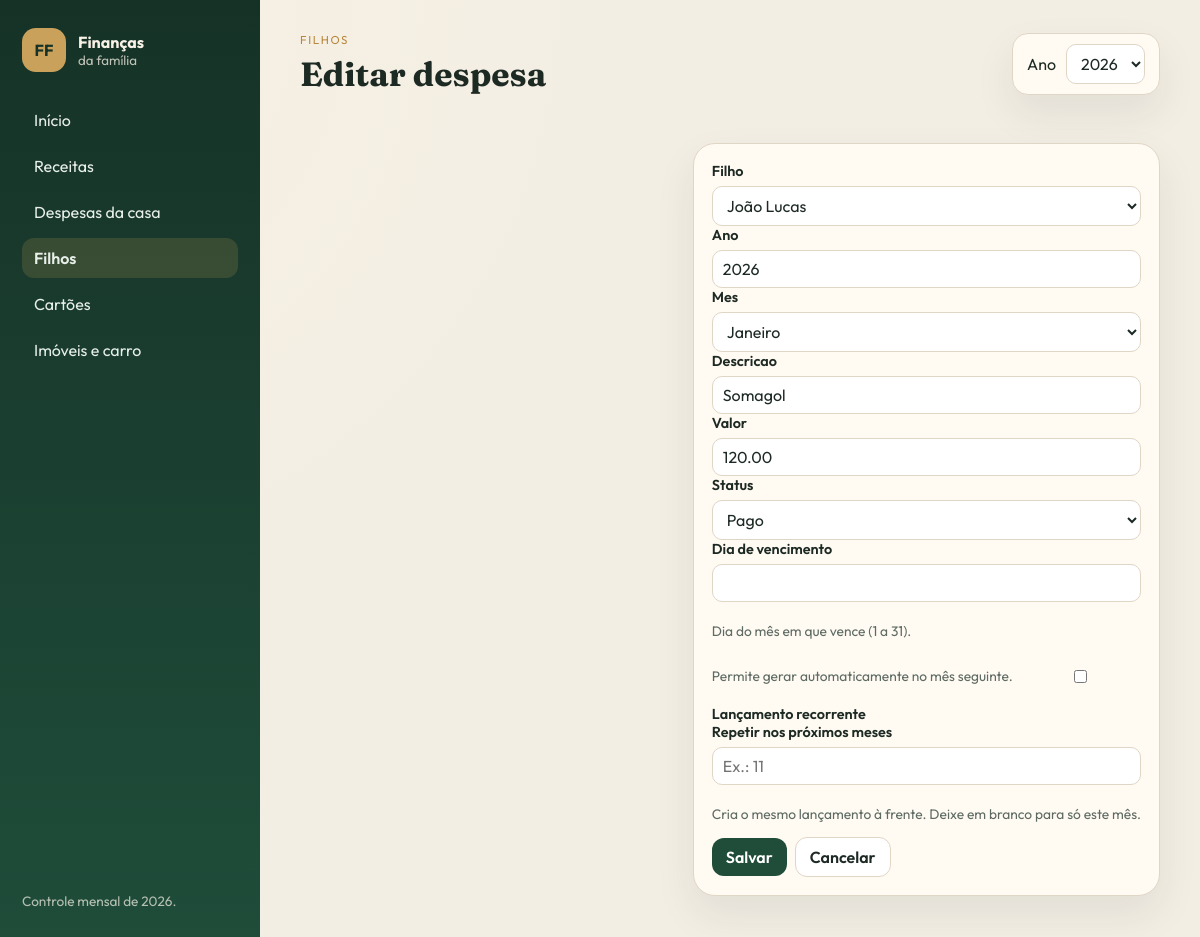
The page /filhos/3/editar/ on the database its author committed.
### filhos/models.py (models this page shows, shortened)
class DespesaFilho(models.Model):
    filho = models.ForeignKey(Filho, on_delete=models.CASCADE, related_name='despesas')
    ano = models.PositiveIntegerField(default=ANO_PADRAO)
    mes = models.PositiveSmallIntegerField(choices=MESES)
    descricao = models.CharField(max_length=120)
    valor = models.DecimalField(max_digits=12, decimal_places=2, default=0)
    status = models.CharField(
        max_length=20,
        choices=STATUS_CHOICES,
        default=STATUS_ABERTO,
    )
    dia_vencimento = models.PositiveSmallIntegerField(
        null=True,
        blank=True,
        verbose_name='Dia de vencimento',
        help_text='Dia do mês em que vence (1 a 31).',
    )
    recorrente = models.BooleanField(
        default=False,
        verbose_name='Lançamento recorrente',
        help_text='Permite gerar automaticamente no mês seguinte.',
    )
    item_fatura = models.ForeignKey(
        'cartoes.ItemFatura',
        null=True,
        blank=True,
        on_delete=models.SET_NULL,
        related_name='despesas_filhos',
    )
    class Meta:
        ordering = ['ano', 'mes', 'filho__nome', 'descricao']
        verbose_name = 'Despesa do filho'
        verbose_name_plural = 'Despesas dos filhos'

### filhos/views.py (the view, shortened to what this page needs)
# urls.py: path('<int:pk>/editar/', views.DespesaFilhoUpdateView.as_view(), name='editar'),
class DespesaFilhoUpdateView(RedirectFiltrosMixin, UpdateView):
    model = DespesaFilho
    form_class = DespesaFilhoForm
    template_name = 'filhos/form.html'
    lista_url = 'filhos:lista'

### filhos/forms.py
class DespesaFilhoForm(RecorrenciaFormMixin, forms.ModelForm):
    class Meta:
        model = DespesaFilho
        fields = ['filho', 'ano', 'mes', 'descricao', 'valor', 'status', 'dia_vencimento', 'recorrente']
        widgets = {
            'filho': forms.Select(attrs={'class': 'form-select'}),
            'ano': forms.NumberInput(attrs={'class': 'form-control', 'min': 2020}),
            'mes': forms.Select(attrs={'class': 'form-select'}),
            'descricao': forms.TextInput(attrs={'class': 'form-control'}),
            'valor': forms.NumberInput(attrs={'class': 'form-control', 'step': '0.01'}),
            'status': forms.Select(attrs={'class': 'form-select'}),
            'dia_vencimento': forms.NumberInput(attrs={'class': 'form-control', 'min': 1, 'max': 31}),
            'recorrente': forms.CheckboxInput(attrs={'class': 'form-check'}),
        }
    field_order = [
        'filho', 'ano', 'mes', 'descricao', 'valor', 'status',
        'dia_vencimento', 'recorrente', 'repetir_meses',
    ]

### filhos/models.py (called while the page is built)
    def __str__(self):
        return self.nome

### inicio/context_processors.py (called while the page is built)
def _anos_disponiveis(ano_selecionado):
    try:
        anos = list(Ano.objects.filter(ativo=True).values_list('numero', flat=True))
    except (OperationalError, ProgrammingError):
        anos = []
    if not anos:
        anos = list(range(ANO_PADRAO - 1, ANO_PADRAO + 3))
    if ano_selecionado not in anos:
        anos = sorted(anos + [ano_selecionado])
    return anos

def financeiro(request):
    try:
        ano = int(request.GET.get('ano', ANO_PADRAO))
    except (TypeError, ValueError):
        ano = ANO_PADRAO
    try:
        cartoes = list(Cartao.objects.values('id', 'nome'))
    except (OperationalError, ProgrammingError):
        cartoes = []
    hoje = date.today()
    return {
        'ano_selecionado': ano,
        'meses_nav': MESES,
        'anos_disponiveis': _anos_disponiveis(ano),
        'status_choices': STATUS_CHOICES,
        'status_pagamento': STATUS_PAGAMENTO,
        'status_receita': STATUS_RECEITA_CHOICES,
        'cartoes_json': cartoes,
        'hoje': hoje,
        'mes_atual': hoje.month,
        'ano_atual': hoje.year,
    }

### inicio/filtros.py (called while the page is built)
def url_filtrada(request, url_name, extras=None):
    url = reverse(url_name)
    query = urlencode(filtros_request(request, extras))
    return f'{url}?{query}' if query else url

### templates/filhos/form.html (shortened to what this page needs)
{% extends "base.html" %}
{% block kicker %}Filhos{% endblock %}
{% block heading %}{% if form.instance.pk %}Editar despesa{% else %}Nova despesa do filho{% endif %}{% endblock %}
{% block content %}
{% include "includes/form_padrao.html" %}
{% endblock %}

### templates/includes/form_campos.html (shortened to what this page needs)
{% for campo in form %}
    <div class="campo{% if campo.name == 'recorrente' %} campo-check{% endif %}">
        <label for="{{ campo.id_for_label }}">{{ campo.label }}</label>
        {{ campo }}
        {% if campo.help_text %}<p class="ajuda">{{ campo.help_text }}</p>{% endif %}
    </div>
{% endfor %}

### static/css/app.css (style rules this page uses)
:root { --bg: #f3eee4; --paper: #fffaf2; --ink: #1d2a24; --muted: #5d6b63; --line: #e0d6c6; --forest: #1f4d3a; --forest-2: #2f6a50; --sage: #d7eadc; --gold: #b8873a; --terracotta: #b85a38; --ok: #2f6a50; --warn: #b85a38; --card: #c9782b; --shadow: 0 18px 40px rgba(31, 44, 36, 0.08); }
* { box-sizing: border-box; }
html, body { margin: 0; padding: 0; }
body { font-family: Outfit, sans-serif; background: radial-gradient(circle at top left, #f8f1e3, var(--bg) 40%); color: var(--ink); }
.filtro-ano select, .form-control, .form-select, input, select, textarea { font: inherit; border: 1px solid var(--line); border-radius: 10px; padding: 8px 10px; background: white; color: var(--ink); }
.campo { display: grid; gap: 6px; }
.campo label { font-weight: 600; font-size: 0.9rem; }
.ajuda { color: var(--muted); font-size: 0.86rem; }
.campo-check { grid-template-columns: auto 1fr; align-items: center; }
.campo-check label { order: 2; }
.campo-check input { order: 1; width: auto; }

### rows shown on the page
DespesaFilho: form "João Lucas" "2026" "Janeiro" "Somagol" "120.00" "Pago"

### other values the page prints
{{ ano_selecionado }} "2026"
{{ campo.label }} "Filho" "Ano" "Mes" "Descricao" "Valor" "Status" "Dia de vencimento" "Lançamento recorrente" "Repetir nos próximos meses"
{{ campo.help_text }} "Dia do mês em que vence (1 a 31)." "Permite gerar automaticamente no mês seguinte." "Cria o mesmo lançamento à frente. Deixe em branco para só este mês."
form field ano "2026"
